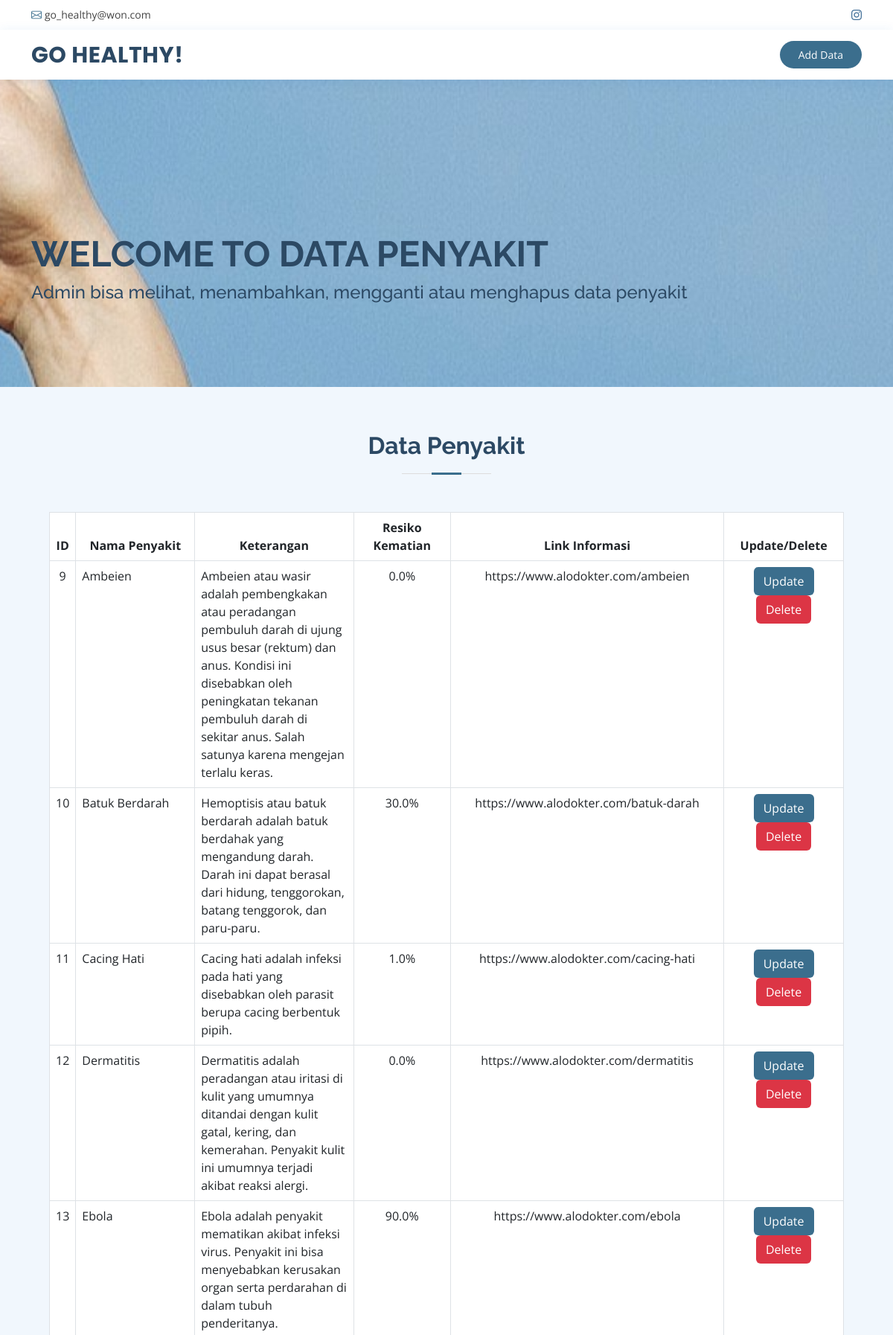
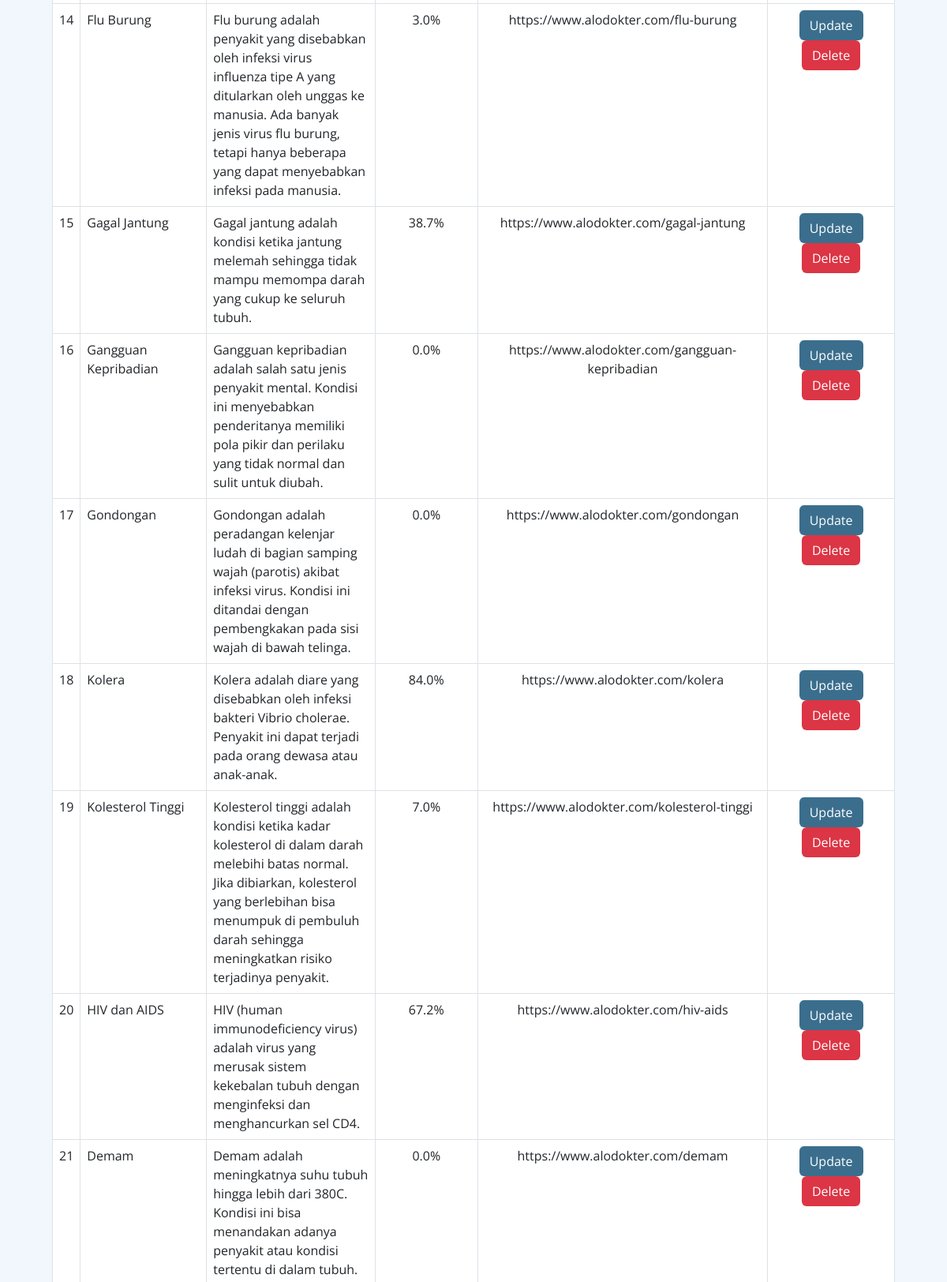
The app's page /go-healthy/data_penyakit.php (upper part) with its own data (2 pictures, top to bottom).
### tables this page shows
CREATE TABLE `t_penyakit` (
  `id_penyakit` int(11) NOT NULL AUTO_INCREMENT,
  `nama_penyakit` varchar(50) NOT NULL,
  `ket_penyakit` varchar(255) NOT NULL,
  `resiko_kematian` decimal(3,1) DEFAULT NULL,
  `link_penyakit` varchar(1000) NOT NULL,
  PRIMARY KEY (`id_penyakit`)
);

### go-healthy/function.php (called while the page is built, shortened)
<?php
    include('config.php');
    function read_penyakit()
    {
        global $conn;
        $query = "SELECT * FROM t_penyakit;";
        $eksekusi = mysqli_query($conn, $query);
        return $eksekusi;
    }
?>

### go-healthy/data_penyakit.php (the view, shortened to what this page needs)
<?php
  include('function.php');
  $list_penyakit = read_penyakit();
?>
<!DOCTYPE html>
<html lang="en">
<head>
  <link href="assets/vendor/fontawesome-free/css/all.min.css" rel="stylesheet">
  <link href="assets/vendor/animate.css/animate.min.css" rel="stylesheet">
  <link href="assets/vendor/bootstrap/css/bootstrap.min.css" rel="stylesheet">
  <link href="assets/vendor/bootstrap-icons/bootstrap-icons.css" rel="stylesheet">
  <link href="assets/vendor/boxicons/css/boxicons.min.css" rel="stylesheet">
  <link href="assets/vendor/glightbox/css/glightbox.min.css" rel="stylesheet">
  <link href="assets/vendor/remixicon/remixicon.css" rel="stylesheet">
  <link href="assets/vendor/swiper/swiper-bundle.min.css" rel="stylesheet">
  <link href="assets/css/style.css" rel="stylesheet">
</head>
<body>
    <div id="topbar" class="d-flex align-items-center fixed-top">
    <div class="container d-flex justify-content-between">
      <div class="contact-info d-flex align-items-center">
        <i class="bi bi-envelope"></i> <a href="mailto:tatthamaharany@upi.edu">go_healthy@won.com</a>
      </div>
      <div class="d-none d-lg-flex social-links align-items-center">
      <a href="https://www.instagram.com/go.won_go.healthy/" class="instagram"><i class="bi bi-instagram"></i></a>
      </div>
    </div>
    </div>
  <header id="header" class="fixed-top">
    <div class="container d-flex align-items-center">
      <h1 class="logo me-auto"><a href="index.php">GO HEALTHY!</a></h1>
      <a href="tambah_penyakit.php" class="appointment-btn scrollto">Add Data</a>
    </div>
  </header>
  <section id="hero" class="d-flex align-items-center">
    <div class="container">
      <h1>Welcome to DATA PENYAKIT</h1>
      <h2>Admin bisa melihat, menambahkan, mengganti atau menghapus data penyakit</h2>
    </div>
  </section>
  <main id="main">
    <section id="faq" class="faq section-bg">
      <div class="container">
        <div class="section-title">
          <h2>Data Penyakit</h2>
        </div>
                  <div class="container" data-aos="fade-up" style="width: fit-content;">
                      <div class="gradient-custom-1 h-100">
                            <div class="mask d-flex align-items-center h-100">
                            <div class="container">
                                <div class="row justify-content-center">
                                <div class="col-12">
                                    <div class="table-responsive bg-white">
                                    <table class="table mb-0 table-bordered">
                                        <thead>
                                        <div class="gradient-custom-1 h-100">
                                        <tr>
                                            <th scope="col" class='text-center'>
                                                ID
                                            </th>
                                            <th scope="col" class='text-center'>
                                                Nama Penyakit
                                            </th>
                                            <th scope="col" class='text-center' style="width: 20%">Keterangan</th>
                                            <th scope="col" class='text-center'>Resiko Kematian</th>
                                            <th scope="col" class='text-center'>Link Informasi</th>
                                            <th scope="col" class='text-center'>Update/Delete</th>
                                        </tr>
                                      </div>
                                        </thead>
                                        <?php
                                          foreach($list_penyakit as $t_penyakit)
                                          {
                                        ?>
                                        <tbody>
                                          <tr>
                                            <td class='text-center'><?=$t_penyakit['id_penyakit']?></td>
                                            <td><?=$t_penyakit['nama_penyakit']?></td>
                                            <td style="width: 20%"><?=$t_penyakit['ket_penyakit']?></td>
                                            <td class='text-center'><?=$t_penyakit['resiko_kematian']?>%</td>
                                            <td class='text-center'><?=$t_penyakit['link_penyakit']?></td>
                                            <td class='text-center'>
                                              <a href="update_penyakit.php?id_penyakit=<?=$t_penyakit['id_penyakit']?>" class="link-warning"><button type='button' class='btn text-white' style='background-color: #3B6E8D'>Update</button></a>
                                              <a href="delete_penyakit.php?id_penyakit=<?=$t_penyakit['id_penyakit']?>"><button type='button' class='btn text-white' style='background-color: #DC3545'>Delete</button></a>
                                            </td>
                                            </tr>
                                        </tbody>
                                        <?php
                                          }
                                        ?>
                                    </table>
                                    </div>
                                </div>
                                </div>
                            </div>
                          </div>
                          <br>
                      </div>
                  </div>
      </div>
    </section>
  </main>
</body>
</html>

### go-healthy/assets/css/style.css (style rules this page uses)
body { font-family: "Open Sans", sans-serif; color: #444444; }
a { color: #3B6E8D; text-decoration: none; }
h1, h2, h3, h4, h5, h6 { font-family: "Raleway", sans-serif; }
#topbar { background: #fff; height: 40px; font-size: 14px; transition: all 0.5s; z-index: 996; }
#topbar .contact-info a { line-height: 1; color: #444444; transition: 0.3s; }
#topbar .contact-info i { color: #3B6E8D; padding-right: 4px; margin-left: 15px; line-height: 0; }
#topbar .contact-info i:first-child { margin-left: 0; }
#topbar .social-links a { color: #437099; padding-left: 15px; display: inline-block; line-height: 1px; transition: 0.3s; }
#topbar .social-links a:first-child { border-left: 0; }
#header { background: #fff; transition: all 0.5s; z-index: 997; padding: 15px 0; top: 40px; box-shadow: 0px 2px 15px rgba(25, 119, 204, 0.1); }
#header .logo { font-size: 30px; margin: 0; padding: 0; line-height: 1; font-weight: 700; letter-spacing: 0.5px; font-family: "Poppins", sans-serif; }
#header .logo a { color: #2c4964; }
.appointment-btn { margin-left: 25px; background: #3B6E8D; color: #fff; border-radius: 50px; padding: 8px 25px; white-space: nowrap; transition: 0.3s; font-size: 14px; display: inline-block; }
#hero { width: 100%; height: 90vh; background: url("../img/hero2.jpg") top center; background-size: cover; margin-bottom: -200px; }
#hero .container { position: relative; }
#hero h1 { margin: 0; font-size: 48px; font-weight: 700; line-height: 56px; text-transform: uppercase; color: #2c4964; }
#hero h2 { color: #2c4964; margin: 10px 0 0 0; font-size: 24px; }
@media (min-width: 1024px) { #hero { background-attachment: fixed; } }
section { padding: 60px 0; overflow: hidden; }
.section-bg { background-color: #f1f7fd; }
.section-title { text-align: center; padding-bottom: 30px; }
.section-title h2 { font-size: 32px; font-weight: bold; margin-bottom: 20px; padding-bottom: 20px; position: relative; color: #2c4964; }
.section-title h2::before { content: ""; position: absolute; display: block; width: 120px; height: 1px; background: #ddd; bottom: 1px; left: calc(50% - 60px); }
.section-title h2::after { content: ""; position: absolute; display: block; width: 40px; height: 3px; background: #3B6E8D; bottom: 0; left: calc(50% - 20px); }

### records on screen
t_penyakit: id_penyakit "9", nama_penyakit "Ambeien", ket_penyakit "Ambeien atau wasir adalah pembengkakan atau peradangan pembuluh darah di ujung usus besar (rektum) dan anus. Kondisi ini disebabkan oleh peningkatan tekanan pembuluh darah di sekitar anus. Salah satunya karena mengejan terlalu keras.", resiko_kematian "0.0", link_penyakit "https://www.alodokter.com/ambeien"
t_penyakit: id_penyakit "10", nama_penyakit "Batuk Berdarah", ket_penyakit "Hemoptisis atau batuk berdarah adalah batuk berdahak yang mengandung darah. Darah ini dapat berasal dari hidung, tenggorokan, batang tenggorok, dan paru-paru.", resiko_kematian "30.0", link_penyakit "https://www.alodokter.com/batuk-darah"
t_penyakit: id_penyakit "11", nama_penyakit "Cacing Hati", ket_penyakit "Cacing hati adalah infeksi pada hati yang disebabkan oleh parasit berupa cacing berbentuk pipih.", resiko_kematian "1.0", link_penyakit "https://www.alodokter.com/cacing-hati"
t_penyakit: id_penyakit "12", nama_penyakit "Dermatitis", ket_penyakit "Dermatitis adalah peradangan atau iritasi di kulit yang umumnya ditandai dengan kulit gatal, kering, dan kemerahan. Penyakit kulit ini umumnya terjadi akibat reaksi alergi.", resiko_kematian "0.0", link_penyakit "https://www.alodokter.com/dermatitis"
t_penyakit: id_penyakit "13", nama_penyakit "Ebola", ket_penyakit "Ebola adalah penyakit mematikan akibat infeksi virus. Penyakit ini bisa menyebabkan kerusakan organ serta perdarahan di dalam tubuh penderitanya.", resiko_kematian "90.0", link_penyakit "https://www.alodokter.com/ebola"
t_penyakit: id_penyakit "14", nama_penyakit "Flu Burung", ket_penyakit "Flu burung adalah penyakit yang disebabkan oleh infeksi virus influenza tipe A yang ditularkan oleh unggas ke manusia. Ada banyak jenis virus flu burung, tetapi hanya beberapa yang dapat menyebabkan infeksi pada manusia.", resiko_kematian "3.0", link_penyakit "https://www.alodokter.com/flu-burung"
t_penyakit: id_penyakit "15", nama_penyakit "Gagal Jantung", ket_penyakit "Gagal jantung adalah kondisi ketika jantung melemah sehingga tidak mampu memompa darah yang cukup ke seluruh tubuh.", resiko_kematian "38.7", link_penyakit "https://www.alodokter.com/gagal-jantung"
t_penyakit: id_penyakit "16", nama_penyakit "Gangguan Kepribadian", ket_penyakit "Gangguan kepribadian adalah salah satu jenis penyakit mental. Kondisi ini menyebabkan penderitanya memiliki pola pikir dan perilaku yang tidak normal dan sulit untuk diubah.", resiko_kematian "0.0", link_penyakit "https://www.alodokter.com/gangguan-kepribadian"
t_penyakit: id_penyakit "17", nama_penyakit "Gondongan", ket_penyakit "Gondongan adalah peradangan kelenjar ludah di bagian samping wajah (parotis) akibat infeksi virus. Kondisi ini ditandai dengan pembengkakan pada sisi wajah di bawah telinga.", resiko_kematian "0.0", link_penyakit "https://www.alodokter.com/gondongan"
t_penyakit: id_penyakit "18", nama_penyakit "Kolera", ket_penyakit "Kolera adalah diare yang disebabkan oleh infeksi bakteri Vibrio cholerae. Penyakit ini dapat terjadi pada orang dewasa atau anak-anak.", resiko_kematian "84.0", link_penyakit "https://www.alodokter.com/kolera"
t_penyakit: id_penyakit "19", nama_penyakit "Kolesterol Tinggi", ket_penyakit "Kolesterol tinggi adalah kondisi ketika kadar kolesterol di dalam darah melebihi batas normal. Jika dibiarkan, kolesterol yang berlebihan bisa menumpuk di pembuluh darah sehingga meningkatkan risiko terjadinya penyakit.", resiko_kematian "7.0", link_penyakit "https://www.alodokter.com/kolesterol-tinggi"
t_penyakit: id_penyakit "20", nama_penyakit "HIV dan AIDS", ket_penyakit "HIV (human immunodeficiency virus) adalah virus yang merusak sistem kekebalan tubuh dengan menginfeksi dan menghancurkan sel CD4.", resiko_kematian "67.2", link_penyakit "https://www.alodokter.com/hiv-aids"
t_penyakit: id_penyakit "21", nama_penyakit "Demam", ket_penyakit "Demam adalah meningkatnya suhu tubuh hingga lebih dari 380C. Kondisi ini bisa menandakan adanya penyakit atau kondisi tertentu di dalam tubuh.", resiko_kematian "0.0", link_penyakit "https://www.alodokter.com/demam"
